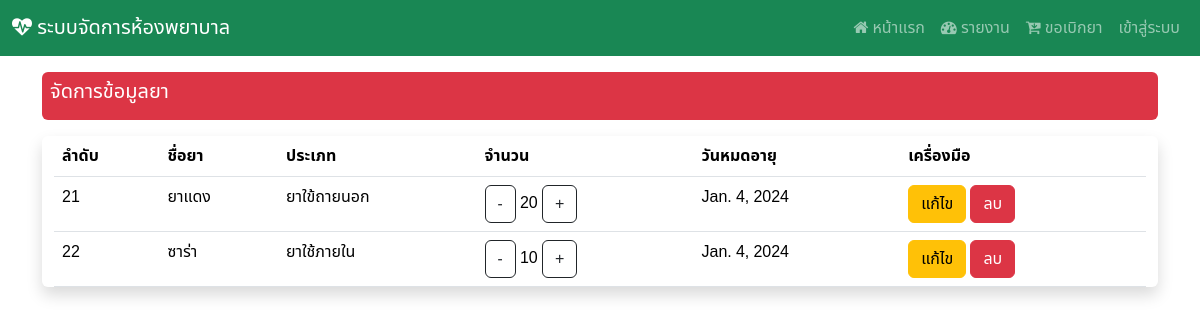
Before: /manage_drug with the older database file.
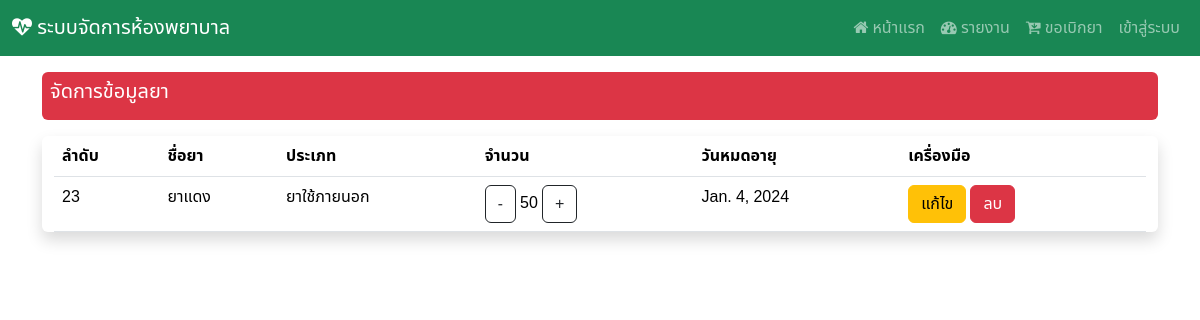
After: the same page with the newer database file.
### Hospital_app/models.py (models this page shows, shortened)
class drug(models.Model):
    drug_id = models.AutoField(primary_key=True)
    drug_name = models.CharField(max_length=255)
    drug_img = models.ImageField(upload_to='images/drug',null=True)
    drug_type = models.ForeignKey(d_type, on_delete=models.CASCADE)
    drug_qty = models.IntegerField()
    drug_exp = models.DateField()

class d_type(models.Model):
    type_id = models.AutoField(primary_key=True)
    type_name = models.CharField(max_length=255)
    def __str__(self):
        return f"{self.type_name}"

### Hospital_app/views.py (the view)
# urls.py: path('manage_drug',views.manage_drug),
def manage_drug(request):
    show_drug = drug.objects.all()
    context  = {"drug" : show_drug}
    return render(request,'edit_drug.html',context)

### Hospital_app/templates/edit_drug.html (shortened to what this page needs)
{% extends "base.html" %}
{% block content %}
<div class="mt-3 p-2 bg-danger text-white rounded">
    <h5>จัดการข้อมูลยา</h5>
  </div>
<div class="container-fluid my-3 justify-content-center align-items-center shadow rounded">
<table class="table table-responsive">
    <thead>
        <tr>
            <th><div class="col d-none d-sm-block">
              ลำดับ
            </div></th>
            <th>ชื่อยา</th>
            <th>ประเภท</th>
            <th>จำนวน</th>
            <th>
              <div class="col d-none d-sm-block">
                วันหมดอายุ
              </div>
            </th>
            <th>เครื่องมือ</th>
        </tr>
    </thead>
    <tbody>
        {% for i in drug %}
        <tr>
            <td>{{i.drug_id}}</td>
            <td>{{i.drug_name}}</td>
            <td>{{i.drug_type}}</td>
            <td>
              <a href="decrease_qty/{{i.drug_id}}" class="btn btn-outline-dark"> - </a>
              {{i.drug_qty}}
              <a href="increase_qty/{{i.drug_id}}" class="btn btn-outline-dark"> + </a>
            </td>
            <td>{{i.drug_exp}}</td>
            <td> {% comment %} ปุ่มแก้ไข และ ลบ จะกลายเป็นไอคอนไม่จอลดขนาดลง {% endcomment %}
              <div class="col d-none d-sm-block">
                <a href="edit/{{i.drug_id}}" class="btn btn-warning">แก้ไข<a/>
                  <a href="#" class="btn btn-danger" data-bs-toggle="modal"
                  data-bs-target="#deleteConfirmationModal"
                  onclick="setDeleteUrl('delete/{{i.drug_id}}')">
                  ลบ
                    </a>
              </div>
              </td>{% comment %} ปุ่มแก้ไข และ ลบ จะกลายเป็นไอคอนไม่จอลดขนาดลง {% endcomment %}
        </tr>
        {% endfor %}
    </tbody>
</div>
{% endblock  %}

Changed rows visible on the page:
removed drug: drug_id "21", drug_name "ยาแดง", drug_type "ยาใข้ถายนอก", drug_qty "20", drug_exp "Jan. 4, 2024"
removed drug: drug_id "22", drug_name "ซาร่า", drug_type "ยาใช้ภายใน", drug_qty "10", drug_exp "Jan. 4, 2024"
added drug: drug_id "23", drug_name "ยาแดง", drug_type "ยาใช้ภายนอก", drug_qty "50", drug_exp "Jan. 4, 2024"
